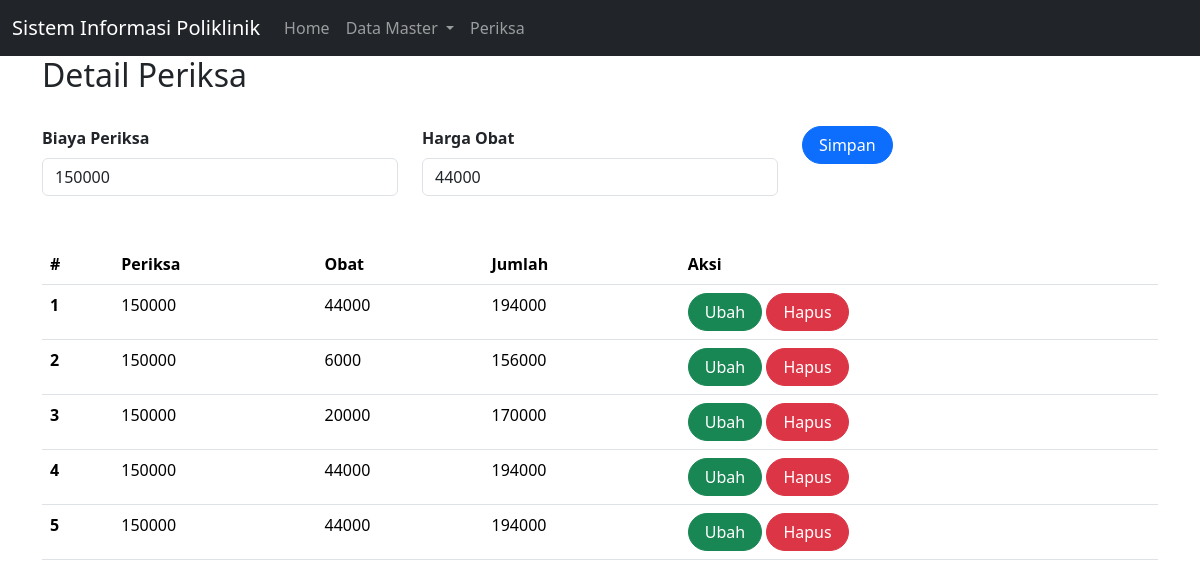
Page /detail_periksa.php on the committed database.
### tables this page shows
CREATE TABLE `detail_periksa` (
  `id` int(100) NOT NULL,
  `id_periksa` int(100) NOT NULL,
  `id_obat` int(100) NOT NULL
);

CREATE TABLE `periksa` (
  `id` int(11) NOT NULL,
  `id_pasien` int(11) NOT NULL,
  `id_dokter` int(11) NOT NULL,
  `tgl_periksa` datetime NOT NULL,
  `catatan` text NOT NULL,
  `biaya_periksa` int(11) NOT NULL
);

CREATE TABLE `obat` (
  `id` int(11) NOT NULL,
  `nama_obat` varchar(50) NOT NULL,
  `kemasan` varchar(35) NOT NULL,
  `harga` int(11) NOT NULL
);

### detail_periksa.php (the view, shortened to what this page needs)
<!doctype html>
<html lang="en">
  <head>
    <link href="https://cdn.jsdelivr.net/npm/bootstrap@5.3.2/dist/css/bootstrap.min.css" rel="stylesheet">
  </head>
  <body>
  <nav class="navbar navbar-expand-lg  navbar-dark bg-dark">
  <div class="container-fluid">
    <a class="navbar-brand" href="#">
      Sistem Informasi Poliklinik
    </a>
    <div class="collapse navbar-collapse" id="navbarNavDropdown">
      <ul class="navbar-nav">
        <li class="nav-item">
          <a class="nav-link" aria-current="page" href="index.php">
            Home
          </a>
        </li>
        <li class="nav-item dropdown">
          <a class="nav-link dropdown-toggle" href="#" role="button"
          data-bs-toggle="dropdown" aria-expanded="false">
            Data Master
          </a>
        </li>
        <li class="nav-item">
          <a class="nav-link"
          href="periksa.php?page=periksa">
            Periksa
          </a>
        </li>
      </ul>
    </div>
  </div>
</nav>
<?php
include'koneksi.php';
?>
<div class="container">
    <h2>Detail Periksa</h2>
<br>
    <form class="form row" method="POST" action="" name="myForm" onsubmit="return(validate());">
        <?php
        $id_periksa = '';
        $id_obat = '';
        ?>
        <div class="col">
        <label for="inputNama" class="form-label fw-bold">
            Biaya Periksa
        </label>
        <select class="form-control" name="id_periksa">
        <?php
        $selected = '';
        $periksa = mysqli_query($mysqli, "SELECT * FROM Periksa");
        while ($data = mysqli_fetch_array($periksa)) {
            if ($data['id'] == $id_periksa) {
                $selected = 'selected="selected"';
            } else {
                $selected = '';
            }
        ?>
            <option value="<?php echo $data['id'] ?>" <?php echo $selected ?>><?php echo $data['biaya_periksa'] ?></option>
        <?php
        }
        ?>
    </select>
    </div>
    <div class="col">
        <label for="inputNama" class="form-label fw-bold">
          Harga Obat
        </label>
        <select class="form-control" name="id_obat">
        <?php
        $selected = '';
        $obat = mysqli_query($mysqli, "SELECT * FROM obat");
        while ($data = mysqli_fetch_array($obat)) {
            if ($data['id'] == $id_obat) {
                $selected = 'selected="selected"';
            } else {
                $selected = '';
            }
        ?>
            <option value="<?php echo $data['id'] ?>" <?php echo $selected ?>><?php echo $data['harga'] ?></option>
        <?php
        }
        ?>
    </select>
    </div>
    <div class="col">
        <button type="submit" class="btn btn-primary rounded-pill px-3" name="simpan">Simpan</button>
    </div>
    </form>
    <br>
    <br>
    <table class="table table-hover">
        <thead>
            <tr>
                <th scope="col">#</th>
                <th scope="col">Periksa</th>
                <th scope="col">Obat</th>
                <th scope="col">Jumlah</th>
                <th scope="col">Aksi</th>
            </tr>
        </thead>
        <tbody>
            <?php
            $result = mysqli_query($mysqli, "SELECT detail_periksa.*,periksa.biaya_periksa as 'biaya_periksa', obat.harga as 'harga' FROM detail_periksa LEFT JOIN periksa ON (detail_periksa.id_periksa=periksa.id) LEFT JOIN obat ON (detail_periksa.id_obat=obat.id) ORDER BY id ASC");
            $no = 1;
            while ($data = mysqli_fetch_array($result)) {
              $total_biaya = $data['biaya_periksa'] + $data['harga'];
            ?>
                <tr>
                    <th scope="row"><?php echo $no++ ?></th>
                    <td><?php echo $data['biaya_periksa'] ?></td>
                    <td><?php echo $data['harga'] ?></td>
                    <td><?php echo $total_biaya ?></td>
                    <td>
                        <a class="btn btn-success rounded-pill px-3" href="detail_periksa.php?page=detail_periksa&id=<?php echo $data['id'] ?>">Ubah</a>
                        <a class="btn btn-danger rounded-pill px-3" href="detail_periksa.php?page=detail_periksa&id=<?php echo $data['id'] ?>&aksi=hapus">Hapus</a>
                    </td>
                </tr>
            <?php
            }
            ?>
        </tbody>
    </table>

### rows in the picture
detail_periksa: id_periksa.biaya_periksa "150000", id_obat.harga "44000", id_periksa.harga "194000"
detail_periksa: id_periksa.biaya_periksa "150000", id_obat.harga "6000", id_periksa.harga "156000"
detail_periksa: id_periksa.biaya_periksa "150000", id_obat.harga "20000", id_periksa.harga "170000"
detail_periksa: id_periksa.biaya_periksa "150000", id_obat.harga "44000", id_periksa.harga "194000"
detail_periksa: id_periksa.biaya_periksa "150000", id_obat.harga "44000", id_periksa.harga "194000"

### other values in the picture
form field id_periksa "150000"
form field id_obat "44000"
